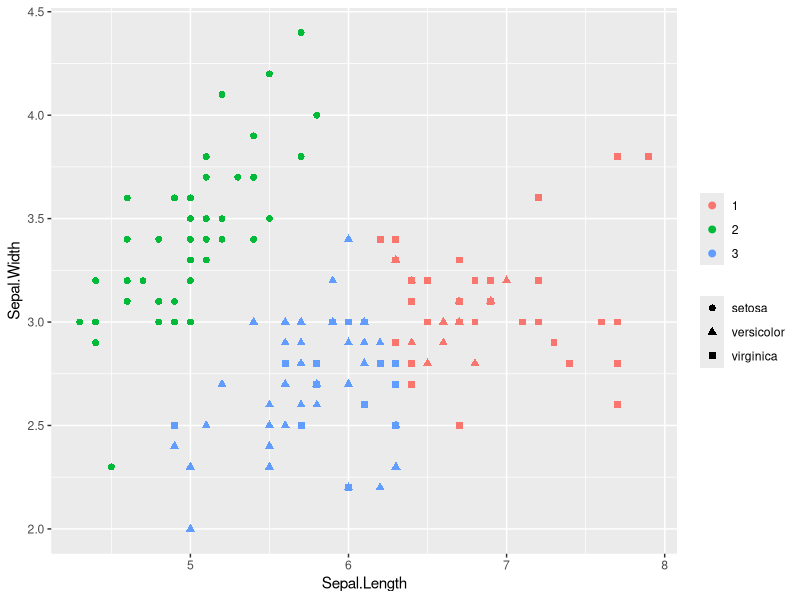
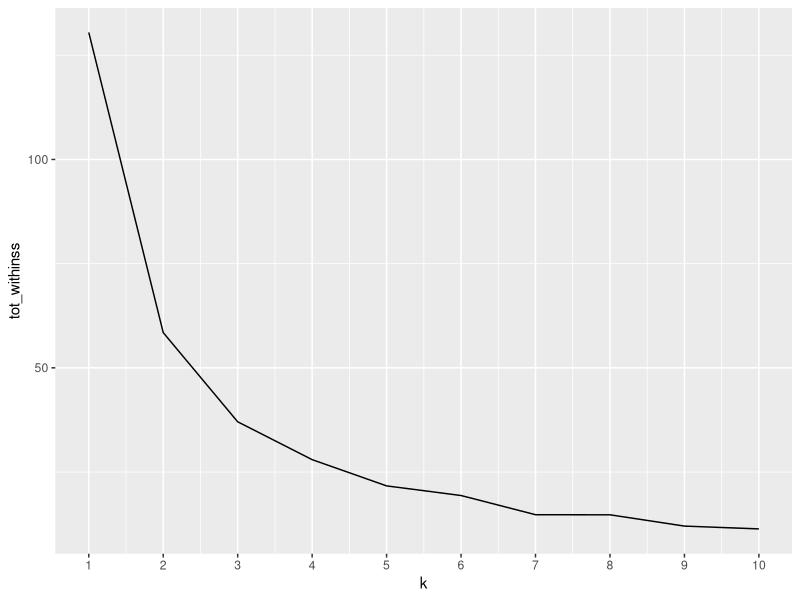
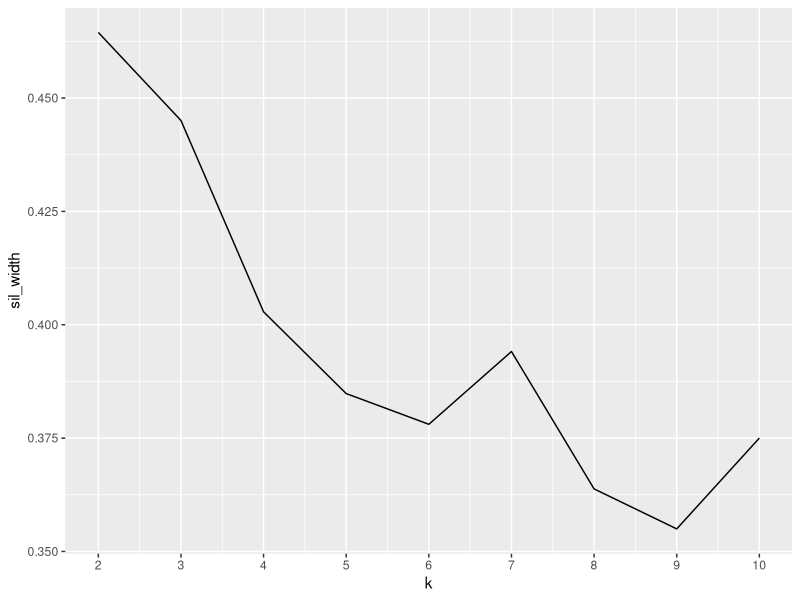

The R script that drew these images, in order:
## ---- chunk 1
knitr::opts_chunk$set(echo = TRUE)
## ---- chunk 2
model_km = kmeans(iris[,1:2], centers=3)
iris$cluster = model_km$cluster
library(ggplot2)
ggplot(iris, aes(Sepal.Length, Sepal.Width, color=as.factor(cluster), shape=Species)) + geom_point(size=2) + theme(legend.title = element_blank())
## ---- chunk 3
library(purrr)
# Use map_dbl to run many models with varying value of k (centers)
tot_withinss <- map_dbl(1:10,  function(k){
  model <- kmeans(x = iris[,1:2], centers = k)
  model$tot.withinss
})

# Generate a data frame containing both k and tot_withinss
elbow_df <- data.frame(
  k = 1:10,
  tot_withinss = tot_withinss
)

# Plot the elbow plot
ggplot(elbow_df, aes(x = k, y = tot_withinss)) +
  geom_line() +
  scale_x_continuous(breaks = 1:10)
## ---- chunk 4
library(cluster)
# Use map_dbl to run many models with varying value of k
sil_width = map_dbl(2:10,  function(k){
  model = kmeans(x = iris[,1:2], centers = k)
  ss = silhouette(model$cluster, dist(iris[,1:2]))
  mean(ss[,3]) #sil_width
})

# Generate a data frame containing both k and sil_width
sil_df = data.frame(
  k = 2:10,
  sil_width = sil_width
)

# Plot the relationship between k and sil_width
ggplot(sil_df, aes(x = k, y = sil_width)) +
  geom_line() +
  scale_x_continuous(breaks = 2:10)
